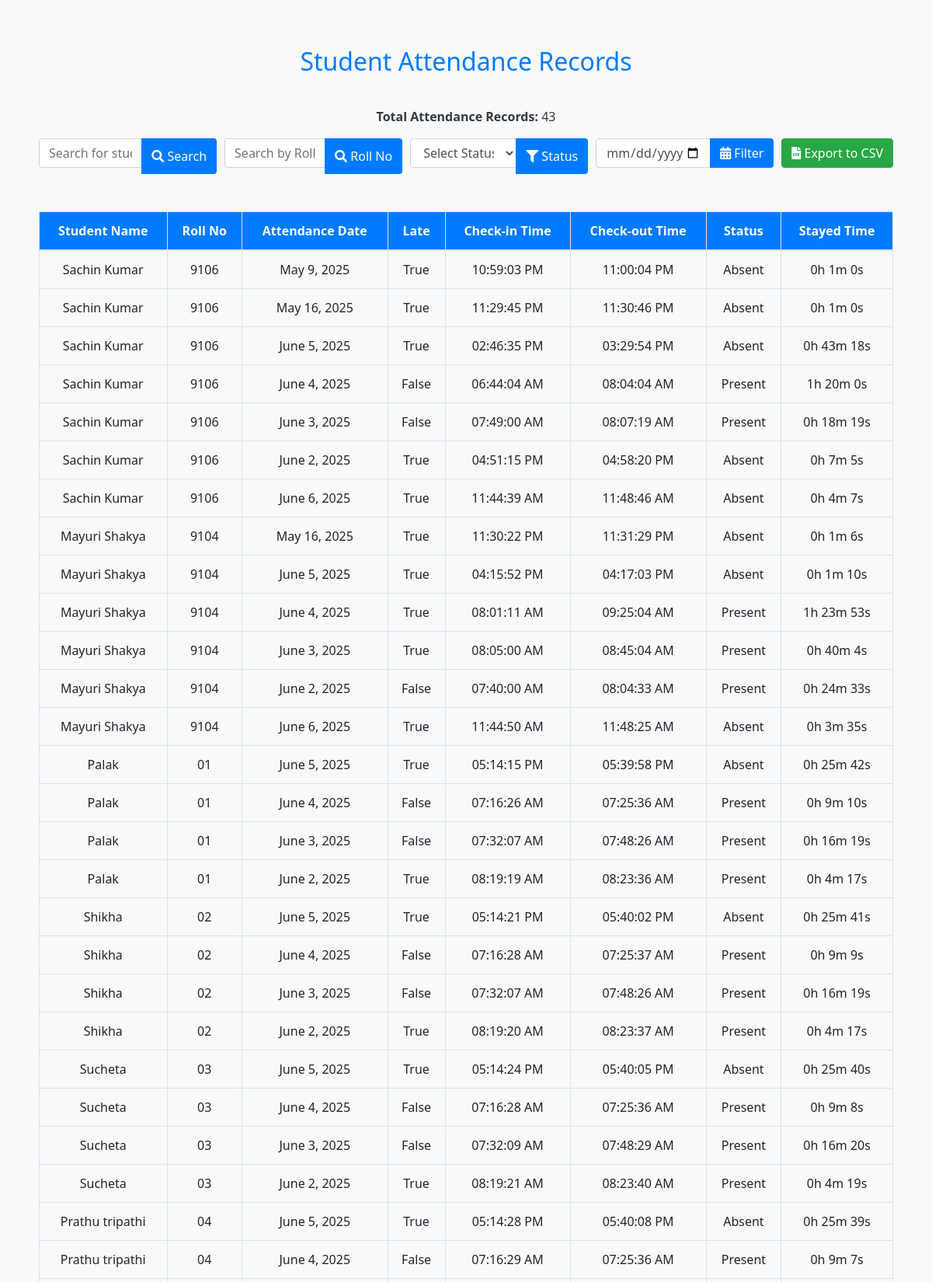
/students/attendance/ (signed in, upper part), run on the app's committed database.
### app1/models.py (models this page shows, shortened)
class Student(models.Model):
    name = models.CharField(max_length=255)
    email = models.EmailField(max_length=255)
    phone_number = models.CharField(max_length=15)
    face_embedding = models.JSONField(blank=True, null=True)
    authorized = models.BooleanField(default=False)
    roll_no = models.CharField(max_length=20,unique=True)
    address = models.TextField()
    date_of_birth = models.DateField()
    joining_date = models.DateField()
    mother_name = models.CharField(max_length=255)
    father_name = models.CharField(max_length=255)
    department = models.ManyToManyField(Department, related_name="students")

class Attendance(models.Model):
    student = models.ForeignKey(Student, on_delete=models.CASCADE)
    date = models.DateField()
    check_in_time = models.DateTimeField(null=True, blank=True)
    check_out_time = models.DateTimeField(null=True, blank=True)
    status = models.CharField(max_length=20, choices=[('Present', 'Present'), ('Absent', 'Absent')], default='Absent')
    is_late = models.BooleanField(default=False)
    email_sent = models.BooleanField(default=False)
    def calculate_duration(self):
        if self.check_in_time and self.check_out_time:
            duration = self.check_out_time - self.check_in_time
            hours, remainder = divmod(duration.total_seconds(), 3600)
            minutes, seconds = divmod(remainder, 60)
            return f"{int(hours)}h {int(minutes)}m {int(seconds)}s"
        return None

### app1/views.py (the view, shortened to what this page needs)
# urls.py: path('students/attendance/', views.student_attendance_list, name='student_attendance_list'),
@login_required
@user_passes_test(is_admin)
def student_attendance_list(request):
    search_query = request.GET.get('search', '')
    date_filter = request.GET.get('attendance_date', '')
    roll_no_filter = request.GET.get('roll_no', '')
    status_filter = request.GET.get('status', '')
    export_csv = request.GET.get('export') == 'csv'
    students = Student.objects.all()
    if search_query:
        students = students.filter(name__icontains=search_query)
    if roll_no_filter:
        students = students.filter(roll_no__icontains=roll_no_filter)
    student_attendance_data = []
    total_attendance_count = 0
    export_data = []  # Store rows for CSV export
    for student in students:
        attendance_records = Attendance.objects.filter(student=student)
        if date_filter:
            attendance_records = attendance_records.filter(date=date_filter)
        processed_records = []
        for record in attendance_records:
            dynamic_status = record.status
            if status_filter and dynamic_status != status_filter:
                continue
            record.dynamic_status = dynamic_status
            processed_records.append(record)
        student_attendance_count = len(processed_records)
        total_attendance_count += student_attendance_count
        student_attendance_data.append({
            'student': student,
            'attendance_records': processed_records,
            'attendance_count': student_attendance_count
        })
    context = {
        'student_attendance_data': student_attendance_data,
        'search_query': search_query,
        'date_filter': date_filter,
        'roll_no_filter': roll_no_filter,
        'status_filter': status_filter,
        'total_attendance_count': total_attendance_count
    }
    return render(request, 'student_attendance_list.html', context)

### app1/views.py (called while the page is built)
def is_admin(user):
    return user.is_superuser

### templates/student_attendance_list.html (shortened to what this page needs)
<!DOCTYPE html>
<html lang="en">
<head>
    <link rel="stylesheet" href="https://stackpath.bootstrapcdn.com/bootstrap/4.5.2/css/bootstrap.min.css">
    <link rel="stylesheet" href="https://cdnjs.cloudflare.com/ajax/libs/font-awesome/5.15.3/css/all.min.css">
</head>
<body>
<div class="container">
    <h2 class="heading">Student Attendance Records</h2>
    <p class="text-center"><strong>Total Attendance Records: </strong>{{ total_attendance_count }}</p>
    <form id="filterForm" method="get" class="filter-container">
        <div class="input-group mb-2">
            <input type="text" name="search" class="form-control" placeholder="Search for students..." value="{{ search_query }}">
            <div class="input-group-append">
                <button class="btn btn-custom" type="submit"><i class="fas fa-search"></i> Search</button>
            </div>
        </div>
        <div class="input-group mb-2">
            <input type="text" name="roll_no" class="form-control" placeholder="Search by Roll No" value="{{ roll_no_filter }}">
            <div class="input-group-append">
                <button class="btn btn-custom" type="submit"><i class="fas fa-search"></i> Roll No</button>
            </div>
        </div>
        <div class="input-group mb-2">
            <select name="status" class="form-control">
                <option value="">Select Status</option>
            </select>
            <div class="input-group-append">
                <button class="btn btn-custom" type="submit"><i class="fas fa-filter"></i> Status</button>
            </div>
        </div>
        <div class="input-group mb-3">
            <input type="date" name="attendance_date" class="form-control" value="{{ date_filter }}">
            <div class="input-group-append">
                <button class="btn btn-custom" type="submit"><i class="fas fa-calendar-alt"></i> Filter</button>
            </div>
        </div>
        <div class="text-right">
            <button type="button" class="btn btn-success" onclick="exportCSV()">
                <i class="fas fa-file-csv"></i> Export to CSV
            </button>
        </div>
    </form>
    <div class="table-responsive attendance-table">
        <table class="table table-bordered table-hover">
            <thead>
                <tr>
                    <th>Student Name</th>
                    <th>Roll No</th>
                    <th>Attendance Date</th>
                    <th>Late</th>
                    <th>Check-in Time</th>
                    <th>Check-out Time</th>
                    <th>Status</th>
                    <th>Stayed Time</th>
                </tr>
            </thead>
            <tbody>
                {% for data in student_attendance_data %}
                    {% for attendance in data.attendance_records %}
                    <tr>
                        <td>{{ data.student.name }}</td>
                        <td>{{ data.student.roll_no }}</td>
                        <td>{{ attendance.date }}</td>
                        <td>{{ attendance.is_late }}</td>
                        <td>{{ attendance.check_in_time|date:"h:i:s A" }}</td>
                        <td>{{ attendance.check_out_time|date:"h:i:s A" }}</td>
                        <td>{{ attendance.dynamic_status  }}</td>
                        <td>
                            {% if attendance.check_in_time and attendance.check_out_time %}
                                {{ attendance.calculate_duration }}
                            {% else %}
                                Not Checked Out
                            {% endif %}
                        </td>
                    </tr>
                    {% endfor %}
                {% endfor %}
            </tbody>
        </table>
    </div>
</div>
</body>
</html>

### templates/student_attendance_list.html (style rules this page uses)
body, html { margin: 0; padding: 0; font-family: 'Segoe UI', Tahoma, Geneva, Verdana, sans-serif; background-color: #f8f9fa; color: #343a40; }
.container { padding: 20px; min-height: 100vh; display: flex; flex-direction: column; }
.table-responsive { margin-top: 20px; flex-grow: 1; }
.table thead th { vertical-align: middle; text-align: center; background-color: #007bff; color: white; }
.table td, .table th { vertical-align: middle; text-align: center; }
.heading { text-align: center; margin: 40px 0; color: #007bff; }
.filter-container { display: flex; justify-content: space-between; margin-bottom: 20px; }
.filter-container .input-group { flex: 1; margin-right: 10px; }
.btn-custom { background-color: #007bff; color: white; }

### data on the page
Student: student.name "Sachin Kumar", student.roll_no "9106"
Attendance: date "May 9, 2025", is_late "True", check_in_time "10:59:03 PM", check_out_time "11:00:04 PM", dynamic_status "Absent", calculate_duration "0h 1m 0s"
Attendance: date "May 16, 2025", is_late "True", check_in_time "11:29:45 PM", check_out_time "11:30:46 PM", dynamic_status "Absent", calculate_duration "0h 1m 0s"
Attendance: date "June 5, 2025", is_late "True", check_in_time "02:46:35 PM", check_out_time "03:29:54 PM", dynamic_status "Absent", calculate_duration "0h 43m 18s"
Attendance: date "June 4, 2025", is_late "False", check_in_time "06:44:04 AM", check_out_time "08:04:04 AM", dynamic_status "Present", calculate_duration "1h 20m 0s"
Attendance: date "June 3, 2025", is_late "False", check_in_time "07:49:00 AM", check_out_time "08:07:19 AM", dynamic_status "Present", calculate_duration "0h 18m 19s"
Attendance: date "June 2, 2025", is_late "True", check_in_time "04:51:15 PM", check_out_time "04:58:20 PM", dynamic_status "Absent", calculate_duration "0h 7m 5s"
Attendance: date "June 6, 2025", is_late "True", check_in_time "11:44:39 AM", check_out_time "11:48:46 AM", dynamic_status "Absent", calculate_duration "0h 4m 7s"
Student: student.name "Mayuri Shakya", student.roll_no "9104"
Attendance: date "May 16, 2025", is_late "True", check_in_time "11:30:22 PM", check_out_time "11:31:29 PM", dynamic_status "Absent", calculate_duration "0h 1m 6s"
Attendance: date "June 5, 2025", is_late "True", check_in_time "04:15:52 PM", check_out_time "04:17:03 PM", dynamic_status "Absent", calculate_duration "0h 1m 10s"
Attendance: date "June 4, 2025", is_late "True", check_in_time "08:01:11 AM", check_out_time "09:25:04 AM", dynamic_status "Present", calculate_duration "1h 23m 53s"
Attendance: date "June 3, 2025", is_late "True", check_in_time "08:05:00 AM", check_out_time "08:45:04 AM", dynamic_status "Present", calculate_duration "0h 40m 4s"
Attendance: date "June 2, 2025", is_late "False", check_in_time "07:40:00 AM", check_out_time "08:04:33 AM", dynamic_status "Present", calculate_duration "0h 24m 33s"
Attendance: date "June 6, 2025", is_late "True", check_in_time "11:44:50 AM", check_out_time "11:48:25 AM", dynamic_status "Absent", calculate_duration "0h 3m 35s"
Student: student.name "Palak", student.roll_no "01"
Attendance: date "June 5, 2025", is_late "True", check_in_time "05:14:15 PM", check_out_time "05:39:58 PM", dynamic_status "Absent", calculate_duration "0h 25m 42s"
Attendance: date "June 4, 2025", is_late "False", check_in_time "07:16:26 AM", check_out_time "07:25:36 AM", dynamic_status "Present", calculate_duration "0h 9m 10s"
Attendance: date "June 3, 2025", is_late "False", check_in_time "07:32:07 AM", check_out_time "07:48:26 AM", dynamic_status "Present", calculate_duration "0h 16m 19s"
Attendance: date "June 2, 2025", is_late "True", check_in_time "08:19:19 AM", check_out_time "08:23:36 AM", dynamic_status "Present", calculate_duration "0h 4m 17s"
Student: student.name "Shikha", student.roll_no "02"
Attendance: date "June 5, 2025", is_late "True", check_in_time "05:14:21 PM", check_out_time "05:40:02 PM", dynamic_status "Absent", calculate_duration "0h 25m 41s"
Attendance: date "June 4, 2025", is_late "False", check_in_time "07:16:28 AM", check_out_time "07:25:37 AM", dynamic_status "Present", calculate_duration "0h 9m 9s"
Attendance: date "June 3, 2025", is_late "False", check_in_time "07:32:07 AM", check_out_time "07:48:26 AM", dynamic_status "Present", calculate_duration "0h 16m 19s"
Attendance: date "June 2, 2025", is_late "True", check_in_time "08:19:20 AM", check_out_time "08:23:37 AM", dynamic_status "Present", calculate_duration "0h 4m 17s"
Student: student.name "Sucheta", student.roll_no "03"
Attendance: date "June 5, 2025", is_late "True", check_in_time "05:14:24 PM", check_out_time "05:40:05 PM", dynamic_status "Absent", calculate_duration "0h 25m 40s"
Attendance: date "June 4, 2025", is_late "False", check_in_time "07:16:28 AM", check_out_time "07:25:36 AM", dynamic_status "Present", calculate_duration "0h 9m 8s"
Attendance: date "June 3, 2025", is_late "False", check_in_time "07:32:09 AM", check_out_time "07:48:29 AM", dynamic_status "Present", calculate_duration "0h 16m 20s"
Attendance: date "June 2, 2025", is_late "True", check_in_time "08:19:21 AM", check_out_time "08:23:40 AM", dynamic_status "Present", calculate_duration "0h 4m 19s"
Student: student.name "Prathu tripathi", student.roll_no "04"
Attendance: date "June 5, 2025", is_late "True", check_in_time "05:14:28 PM", check_out_time "05:40:08 PM", dynamic_status "Absent", calculate_duration "0h 25m 39s"
Attendance: date "June 4, 2025", is_late "False", check_in_time "07:16:29 AM", check_out_time "07:25:36 AM", dynamic_status "Present", calculate_duration "0h 9m 7s"

### other printed values
{{ total_attendance_count }} "43"
